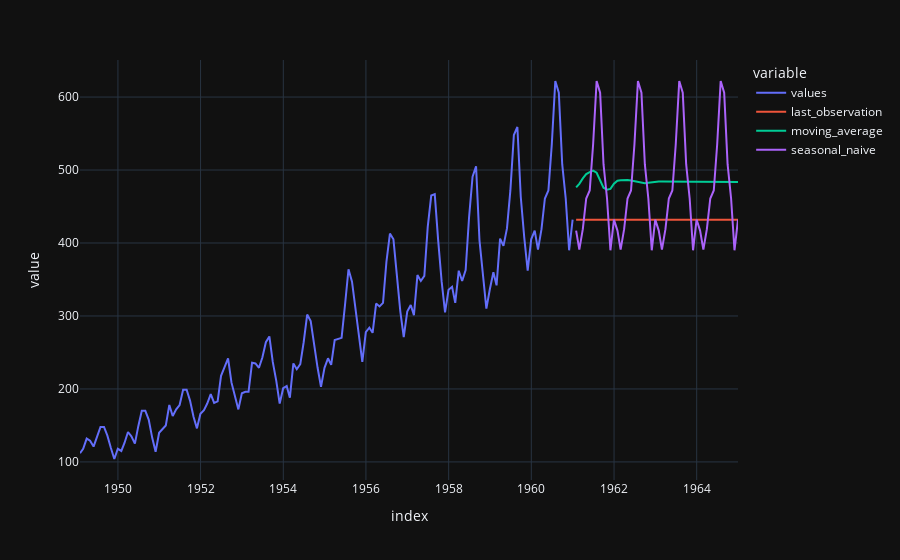

The cell this chart's notebook holds for it:
### Code cell
pd.concat([df, df_forecast]).plot()

### Figure 1 — Plotly figure (JSON) as saved in the notebook; plotly's stock layout.template omitted (floating-point values rounded to 4 significant figures; data arrays with more than 128 entries replaced by an {"elided": "..."} marker saying what was removed)
{"data": [{"hovertemplate": "variable=values<br>index=%{x}<br>value=%{y}<extra></extra>", "legendgroup": "values", "line": {"color": "#636efa", "dash": "solid"}, "marker": {"symbol": "circle"}, "mode": "lines", "name": "values", "orientation": "v", "showlegend": true, "type": "scatter", "x": {"elided": "192 str values"}, "xaxis": "x", "y": {"elided": "192 int values"}, "yaxis": "y"}, {"hovertemplate": "variable=last_observation<br>index=%{x}<br>value=%{y}<extra></extra>", "legendgroup": "last_observation", "line": {"color": "#EF553B", "dash": "solid"}, "marker": {"symbol": "circle"}, "mode": "lines", "name": "last_observation", "orientation": "v", "showlegend": true, "type": "scatter", "x": {"elided": "192 str values"}, "xaxis": "x", "y": {"elided": "192 int values"}, "yaxis": "y"}, {"hovertemplate": "variable=moving_average<br>index=%{x}<br>value=%{y}<extra></extra>", "legendgroup": "moving_average", "line": {"color": "#00cc96", "dash": "solid"}, "marker": {"symbol": "circle"}, "mode": "lines", "name": "moving_average", "orientation": "v", "showlegend": true, "type": "scatter", "x": {"elided": "192 str values"}, "xaxis": "x", "y": {"elided": "192 float values"}, "yaxis": "y"}, {"hovertemplate": "variable=seasonal_naive<br>index=%{x}<br>value=%{y}<extra></extra>", "legendgroup": "seasonal_naive", "line": {"color": "#ab63fa", "dash": "solid"}, "marker": {"symbol": "circle"}, "mode": "lines", "name": "seasonal_naive", "orientation": "v", "showlegend": true, "type": "scatter", "x": {"elided": "192 str values"}, "xaxis": "x", "y": {"elided": "192 int values"}, "yaxis": "y"}], "layout": {"legend": {"title": {"text": "variable"}, "tracegroupgap": 0}, "margin": {"t": 60}, "xaxis": {"anchor": "y", "domain": [0, 1], "title": {"text": "index"}}, "yaxis": {"anchor": "x", "domain": [0, 1], "title": {"text": "value"}}}}
